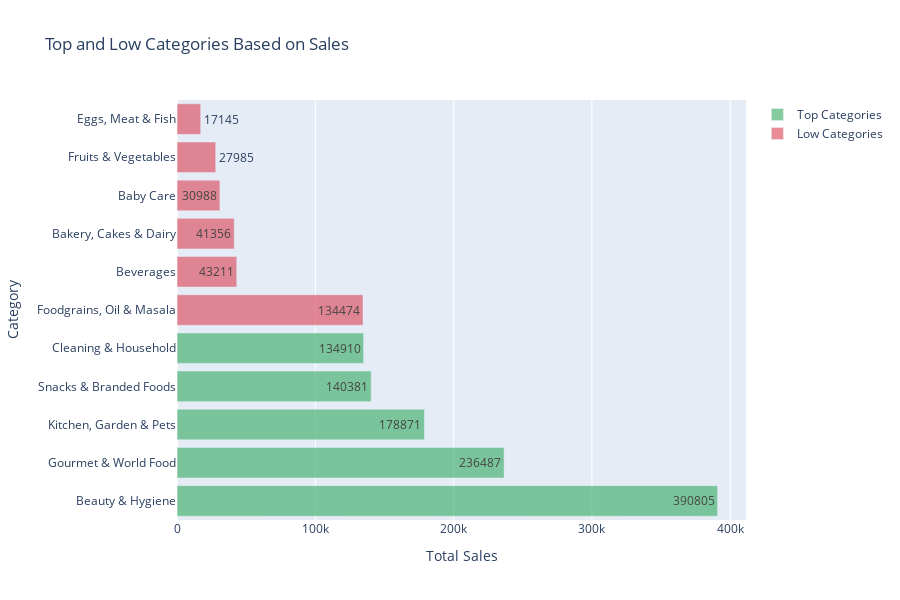

Source (notebook cell):
### Code cell
import plotly.graph_objects as go

# Sample data for demonstration purposes
top_categories = top_category_with_sales.sort_values(by='customer_reviews_count', ascending=False)['category'].head(5)
top_average_rating = top_category_with_sales.sort_values(by='customer_reviews_count', ascending=False)['product_rating'].head(5)
top_sales = top_category_with_sales.sort_values(by='customer_reviews_count', ascending=False)['customer_reviews_count'].head(5)
top_revenue = top_category_with_sales.sort_values(by='customer_reviews_count', ascending=False)['total_sales'].head(5)

low_categories = low_category_with_sales.sort_values(by='customer_reviews_count', ascending=False)['category'].tail(6)
low_average_rating = low_category_with_sales.sort_values(by='customer_reviews_count', ascending=False)['product_rating'].tail(6)
low_sales = low_category_with_sales.sort_values(by='customer_reviews_count', ascending=False)['customer_reviews_count'].tail(6)
low_revenue = low_category_with_sales.sort_values(by='customer_reviews_count', ascending=False)['total_sales'].tail(6)

# Calculate the maximum value of average rating
max_average_rating = max(max(top_average_rating), max(low_average_rating))

max_total_sales = max(max(top_sales), max(low_sales))

# Rescale average rating values to be more visible on the chart
scaled_top_average_rating = [rating * max_total_sales / max_average_rating for rating in top_average_rating]
scaled_low_average_rating = [rating * max_total_sales / max_average_rating for rating in low_average_rating]

# Create trace for top categories
trace_top = go.Bar(
    x=top_sales,
    y=top_categories,
    orientation='h',
    name='Top Categories',
    text=top_sales,  # Labels for top categories
    textposition='auto',  # Position labels automatically
    marker=dict(color='rgba(50, 171, 96, 0.6)')  # Green color for top categories
)

# Create trace for low categories
trace_low = go.Bar(
    x=low_sales,
    y=low_categories,
    orientation='h',
    name='Low Categories',
    text=low_sales,  # Labels for low categories
    textposition='auto',  # Position labels automatically
    marker=dict(color='rgba(219, 64, 82, 0.6)')  # Red color for low categories
)

# Create layout
layout = go.Layout(
    title='Top and Low Categories Based on Sales',
    barmode='group',  # Group bars side by side
    xaxis=dict(title='Total Sales'),  # X-axis title
    yaxis=dict(title='Category'),  # Y-axis title
    showlegend=True,  # Show legend
    height=600,  # Adjust height of the chart
    margin=dict(l=150)  # Adjust left margin for longer category names
)

# Create figure
fig = go.Figure(data=[trace_top, trace_low], layout=layout)

# Show the chart
fig.show()  # sales wise categories

### Figure 1 — Plotly figure (JSON) as saved in the notebook; plotly's stock layout.template omitted (floating-point values rounded to 4 significant figures)
{"data": [{"marker": {"color": "rgba(50, 171, 96, 0.6)"}, "name": "Top Categories", "orientation": "h", "text": [390805, 236487, 178871, 140381, 134910], "textposition": "auto", "type": "bar", "x": [390805, 236487, 178871, 140381, 134910], "y": ["Beauty & Hygiene", "Gourmet & World Food", "Kitchen, Garden & Pets", "Snacks & Branded Foods", "Cleaning & Household"]}, {"marker": {"color": "rgba(219, 64, 82, 0.6)"}, "name": "Low Categories", "orientation": "h", "text": [134474, 43211, 41356, 30988, 27985, 17145], "textposition": "auto", "type": "bar", "x": [134474, 43211, 41356, 30988, 27985, 17145], "y": ["Foodgrains, Oil & Masala", "Beverages", "Bakery, Cakes & Dairy", "Baby Care", "Fruits & Vegetables", "Eggs, Meat & Fish"]}], "layout": {"barmode": "group", "height": 600, "margin": {"l": 150}, "showlegend": true, "title": {"text": "Top and Low Categories Based on Sales"}, "xaxis": {"title": {"text": "Total Sales"}}, "yaxis": {"title": {"text": "Category"}}}}
